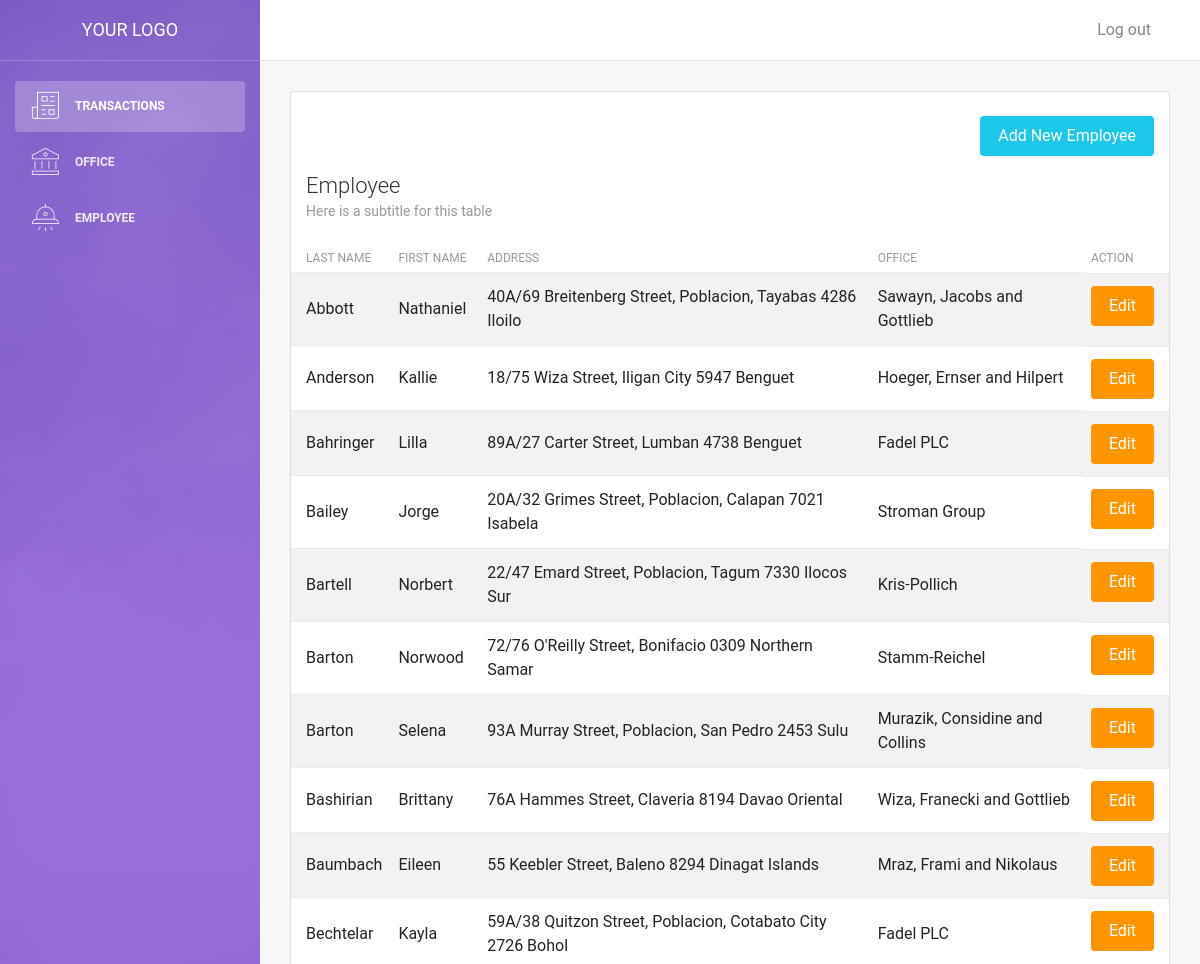
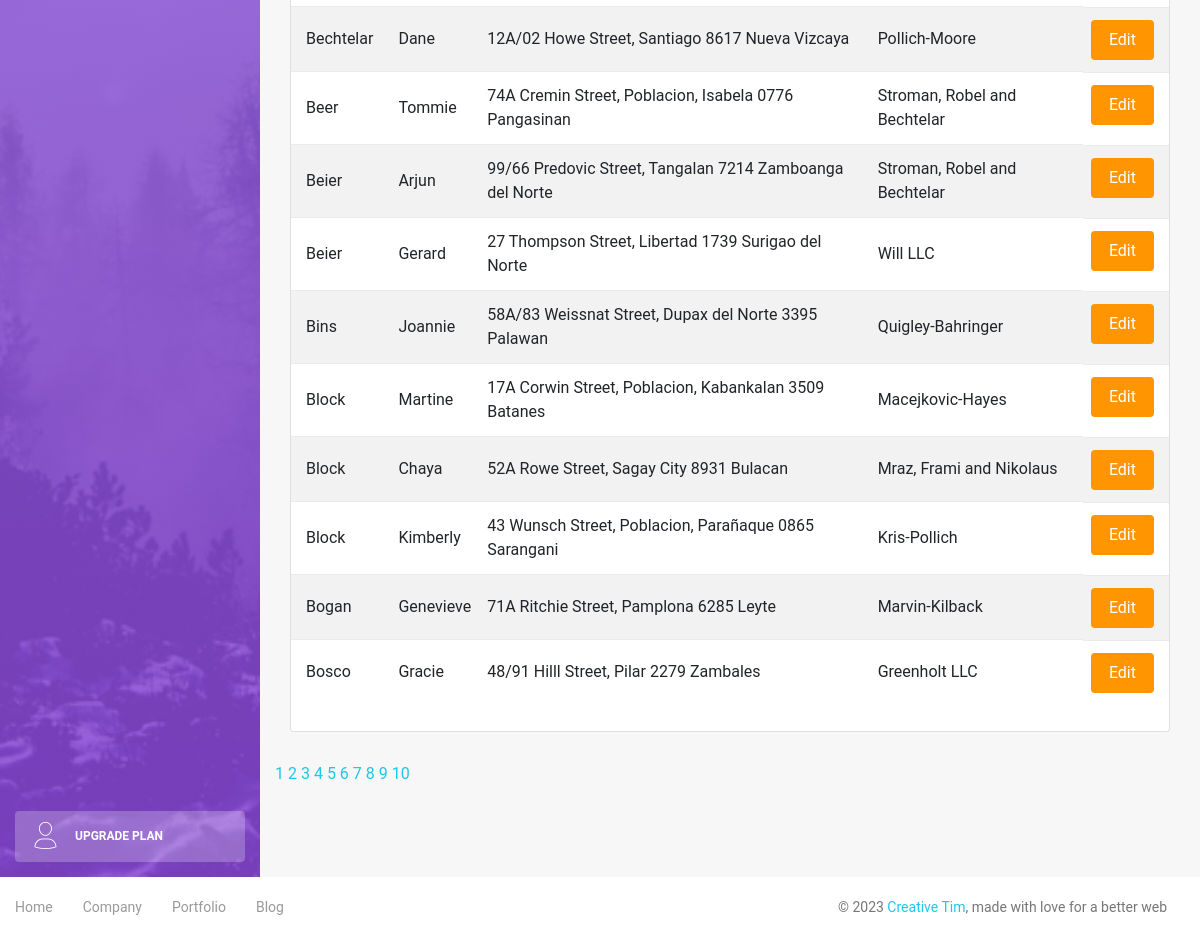
Page /employee.php on the committed database (2 pictures, top to bottom).
### tables this page shows
CREATE TABLE `employee` (
  `id` int NOT NULL AUTO_INCREMENT,
  `lastname` varchar(45) DEFAULT NULL,
  `firstname` varchar(45) DEFAULT NULL,
  `office_id` int DEFAULT NULL,
  `address` text,
  PRIMARY KEY (`id`)
);

CREATE TABLE `office` (
  `id` int NOT NULL AUTO_INCREMENT,
  `name` varchar(45) DEFAULT NULL,
  `contactnum` varchar(45) DEFAULT NULL,
  `email` varchar(45) DEFAULT NULL,
  `address` text,
  `city` varchar(45) DEFAULT NULL,
  `country` varchar(45) DEFAULT NULL,
  `postal` int DEFAULT NULL,
  PRIMARY KEY (`id`)
);

### employee.php (the view, shortened to what this page needs)
<!DOCTYPE html>
<html lang="en">
<head>
    <link rel="stylesheet" href="https://maxcdn.bootstrapcdn.com/font-awesome/latest/css/font-awesome.min.css" />
    <link href="assets/css/bootstrap.min.css" rel="stylesheet" />
    <link href="assets/css/light-bootstrap-dashboard.css?v=2.0.0 " rel="stylesheet" />
    <link href="assets/css/demo.css" rel="stylesheet" />
</head>
<body>
<?php
require('config\db.php');
$results_per_page = 20;
$query = 'SELECT * FROM employee';
$result = mysqli_query($conn, $query);
$number_of_result = mysqli_num_rows($result);
$number_of_page = ceil($number_of_result / $results_per_page);
if(!isset($_GET['page'])){
    $page = 1;
}else{
    $page = $_GET['page'];
}
$page_first_result = ($page-1) * $results_per_page;
$query = 'SELECT employee.id, employee.lastname, employee.firstname, employee.address, office.name as office_name
        FROM employee, office WHERE employee.office_id = office.id ORDER BY employee.lastname LIMIT ' . $page_first_result . ',' . $results_per_page;
$result = mysqli_query($conn, $query);
$employees = mysqli_fetch_all($result, MYSQLI_ASSOC);
?>
    <div class="wrapper">
        <div class="sidebar" data-image="../assets/img/sidebar-5.jpg">
            <div class="sidebar-wrapper">
                <?php include("includes/sidebar.php"); ?>
            </div>
        </div>
        <div class="main-panel">
            <?php include("includes/navbar.php"); ?>
            <div class="content">
                <div class="container-fluid">
                    <div class="row">
                    <div class="col-md-12">
                            <div class="card strpied-tabled-with-hover">
                            <br/>
                                <div class='col-md-12'>
                                    <a href="employee-add.php">
                                        <button type="submit" class="btn btn-info btn-fill pull-right">Add New Employee</button>
                                    </a>
                                </div>
                                <div class="card-header ">
                                    <h4 class="card-title">Employee</h4>
                                    <p class="card-category">Here is a subtitle for this table</p>
                                </div>
                                <div class="card-body table-full-width table-responsive">
                                    <table class="table table-hover table-striped">
                                        <thead>
                                            <th>Last name</th>
                                            <th>First name</th>
                                            <th>Address</th>
                                            <th>Office</th>
                                            <th>Action</th>
                                        </thead>
                                        <tbody>
                                            <?php foreach($employees as $employee) : ?>
                                            <tr>
                                                <td><?php echo $employee['lastname']; ?></td>
                                                <td><?php echo $employee['firstname']; ?></td>
                                                <td><?php echo $employee['address']; ?></td>
                                                <td><?php echo $employee['office_name']; ?></td>
                                                <td>
                                                    <a href="employee-edit.php?id=<?php echo $employee['id']; ?>">
                                                    <button type="submit" class="btn btn-warning btn-fill pull-right">Edit</button>
                                                    </a>
                                                </td>
                                            </tr>
                                            <?php endforeach ?>
                                        </tbody>
                                    </table>
                                </div>
                            </div>
                        </div>
                    </div>
                </div>
                <?php
                    for($page=1; $page <= $number_of_page; $page++){
                        echo '<a href = "employee.php?page=' . $page .'">' . $page . ' ' . '</a>';
                    }
                ?>
                </div>
            </div>
            <footer class="footer">
                <div class="container-fluid">
                    <nav>
                        <ul class="footer-menu">
                            <li>
                                <a href="#">
                                    Home
                                </a>
                            </li>
                            <li>
                                <a href="#">
                                    Company
                                </a>
                            </li>
                            <li>
                                <a href="#">
                                    Portfolio
                                </a>
                            </li>
                            <li>
                                <a href="#">
                                    Blog
                                </a>
                            </li>
                        </ul>
                        <p class="copyright text-center">
                            ©
                            <a href="http://www.creative-tim.com">Creative Tim</a>, made with love for a better web
                        </p>
                    </nav>
                </div>
            </footer>
        </div>
</body>
</html>

### includes/sidebar.php
<div class="logo">
                    <a href="javascript:;" class="simple-text">
                      Your Logo
                    </a>
                </div>
                <ul class="nav">
                    <li class="nav-item active">
                        <a class="nav-link" href="transaction.php">
                            <i class="nc-icon nc-icon nc-paper-2"></i>
                            <p>Transactions</p>
                        </a>
                    </li>
                    <li>
                        <a class="nav-link" href="office.php">
                            <i class="nc-icon nc-bank"></i>
                            <p>Office</p>
                        </a>
                    </li>
                    <li>
                        <a class="nav-link" href="employee.php">
                            <i class="nc-icon nc-alien-33"></i>
                            <p>Employee</p>
                        </a>
                    </li>
                    <li class="nav-item active active-pro">
                        <a class="nav-link active" href="javascript:;">
                            <i class="nc-icon nc-single-02"></i>
                            <p>Upgrade Plan</p>
                        </a>
                    </li>
                </ul>

### includes/navbar.php
<nav class="navbar navbar-expand-lg " color-on-scroll="500">
                <div class="container-fluid">
                    <div class="collapse navbar-collapse justify-content-end" id="navigation">
                        <ul class="navbar-nav ml-auto">
                            <li class="nav-item">
                                <a class="nav-link" href="#pablo">
                                    <span class="no-icon">Log out</span>
                                </a>
                            </li>
                        </ul>
                    </div>
                </div>
            </nav>

### rows in the picture
employee: lastname "Abbott", firstname "Nathaniel", address "40A/69 Breitenberg Street, Poblacion, Tayabas 4286 Iloilo", office.name "Sawayn, Jacobs and Gottlieb"
employee: lastname "Anderson", firstname "Kallie", address "18/75 Wiza Street, Iligan City 5947 Benguet", office.name "Hoeger, Ernser and Hilpert"
employee: lastname "Bahringer", firstname "Lilla", address "89A/27 Carter Street, Lumban 4738 Benguet", office.name "Fadel PLC"
employee: lastname "Bailey", firstname "Jorge", address "20A/32 Grimes Street, Poblacion, Calapan 7021 Isabela", office.name "Stroman Group"
employee: lastname "Bartell", firstname "Norbert", address "22/47 Emard Street, Poblacion, Tagum 7330 Ilocos Sur", office.name "Kris-Pollich"
employee: lastname "Barton", firstname "Norwood", address "72/76 O'Reilly Street, Bonifacio 0309 Northern Samar", office.name "Stamm-Reichel"
employee: lastname "Barton", firstname "Selena", address "93A Murray Street, Poblacion, San Pedro 2453 Sulu", office.name "Murazik, Considine and Collins"
employee: lastname "Bashirian", firstname "Brittany", address "76A Hammes Street, Claveria 8194 Davao Oriental", office.name "Wiza, Franecki and Gottlieb"
employee: lastname "Baumbach", firstname "Eileen", address "55 Keebler Street, Baleno 8294 Dinagat Islands", office.name "Mraz, Frami and Nikolaus"
employee: lastname "Bechtelar", firstname "Kayla", address "59A/38 Quitzon Street, Poblacion, Cotabato City 2726 Bohol", office.name "Fadel PLC"
employee: lastname "Bechtelar", firstname "Dane", address "12A/02 Howe Street, Santiago 8617 Nueva Vizcaya", office.name "Pollich-Moore"
employee: lastname "Beer", firstname "Tommie", address "74A Cremin Street, Poblacion, Isabela 0776 Pangasinan", office.name "Stroman, Robel and Bechtelar"
employee: lastname "Beier", firstname "Arjun", address "99/66 Predovic Street, Tangalan 7214 Zamboanga del Norte", office.name "Stroman, Robel and Bechtelar"
employee: lastname "Beier", firstname "Gerard", address "27 Thompson Street, Libertad 1739 Surigao del Norte", office.name "Will LLC"
employee: lastname "Bins", firstname "Joannie", address "58A/83 Weissnat Street, Dupax del Norte 3395 Palawan", office.name "Quigley-Bahringer"
employee: lastname "Block", firstname "Martine", address "17A Corwin Street, Poblacion, Kabankalan 3509 Batanes", office.name "Macejkovic-Hayes"
employee: lastname "Block", firstname "Chaya", address "52A Rowe Street, Sagay City 8931 Bulacan", office.name "Mraz, Frami and Nikolaus"
employee: lastname "Block", firstname "Kimberly", address "43 Wunsch Street, Poblacion, Parañaque 0865 Sarangani", office.name "Kris-Pollich"
employee: lastname "Bogan", firstname "Genevieve", address "71A Ritchie Street, Pamplona 6285 Leyte", office.name "Marvin-Kilback"
employee: lastname "Bosco", firstname "Gracie", address "48/91 Hilll Street, Pilar 2279 Zambales", office.name "Greenholt LLC"
